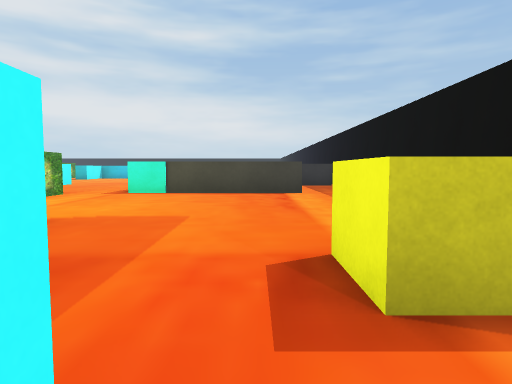
view 1 (above)

24 first-person views from a walk through a Unity game level. The camera is 0.61 m above the floor, tilts 4° down and sees 75° across. The floor is counted in squares, 1 m on a side. Each view is taken from the middle of a square. On the plan, view 1 faces up. The plan holds only what a view shows up to about 10 squares ahead; the rest is blank. The player is left out.

view 2
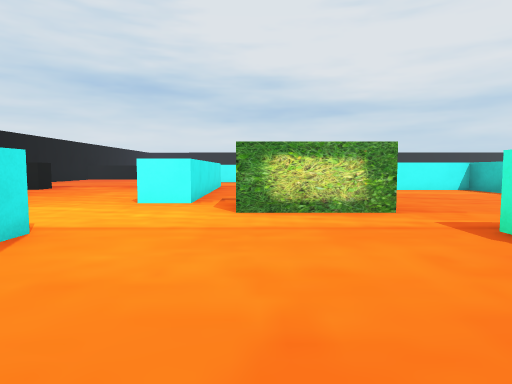

view 3
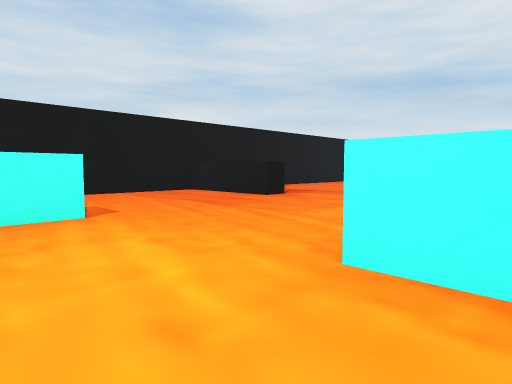

view 4
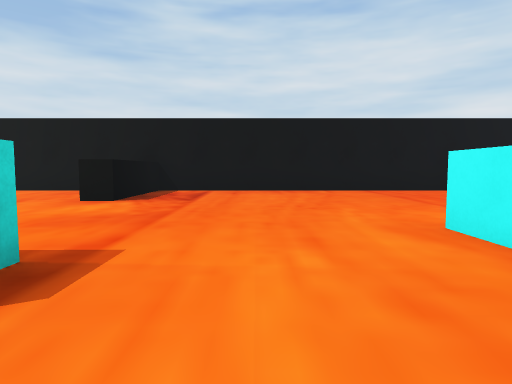

view 5
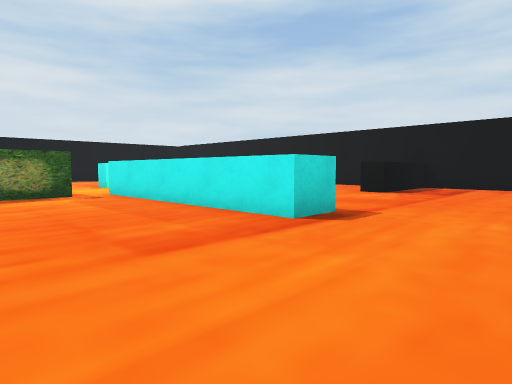

view 6
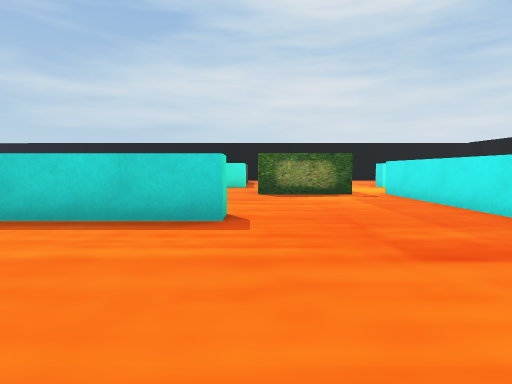

view 7
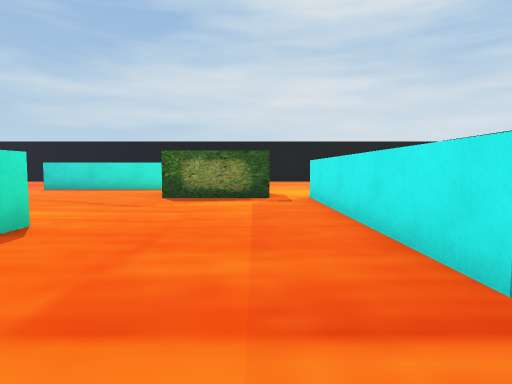

view 8
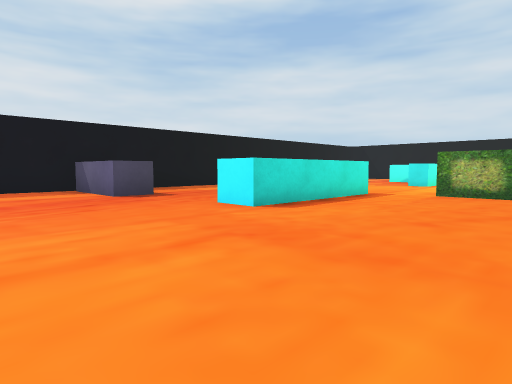

view 9
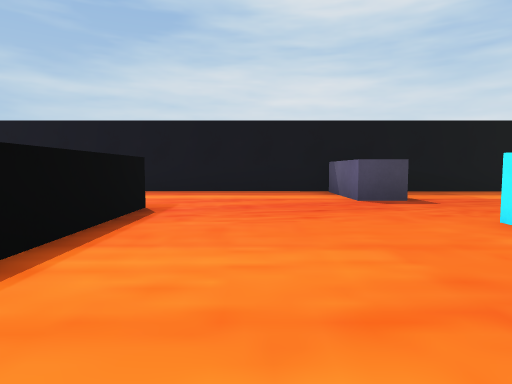

view 10
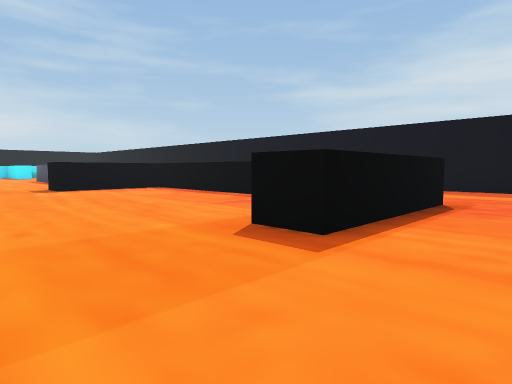

view 11
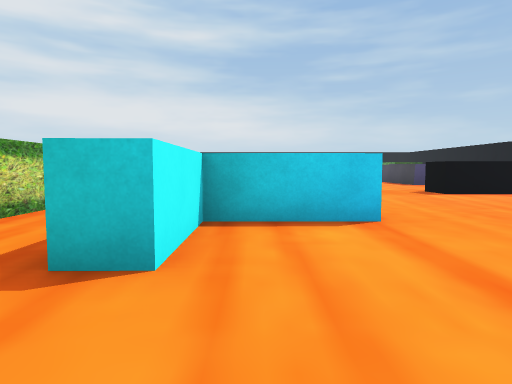

view 12
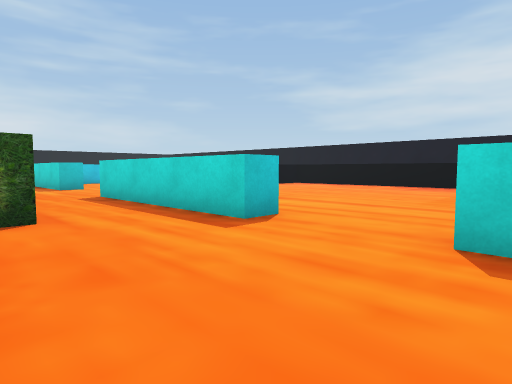

view 13
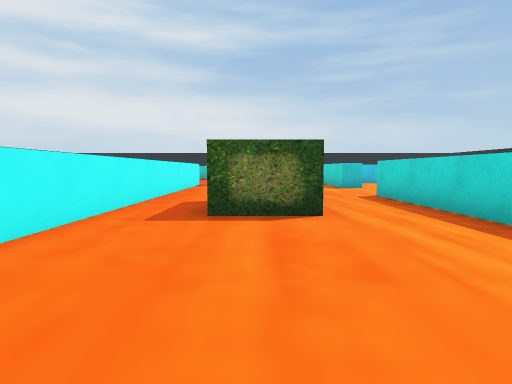

view 14
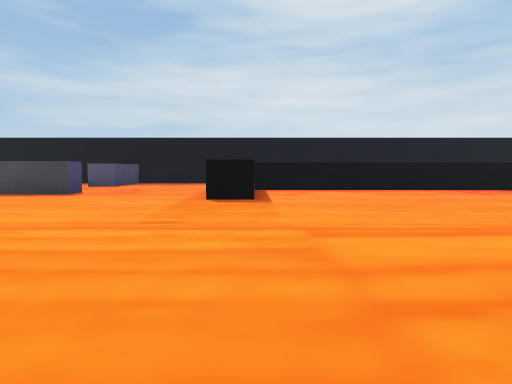

view 15
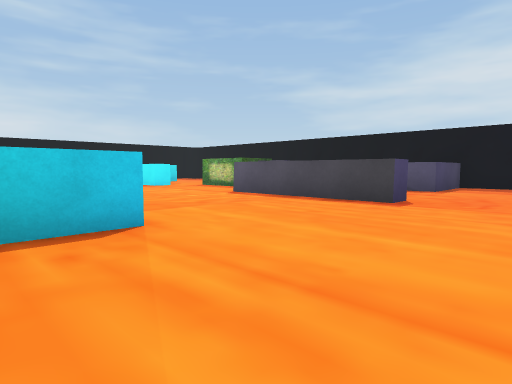

view 16
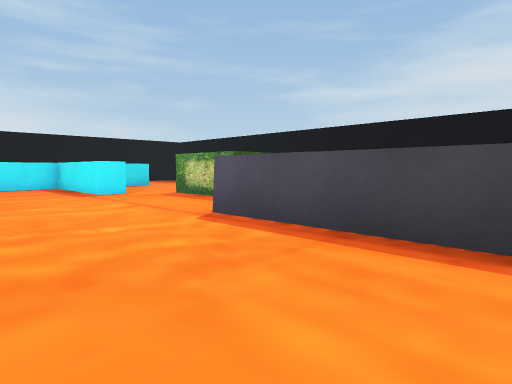

view 17
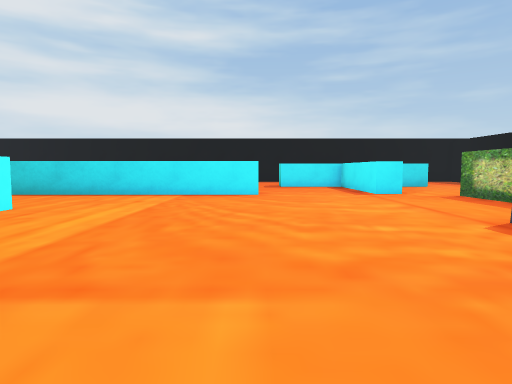

view 18
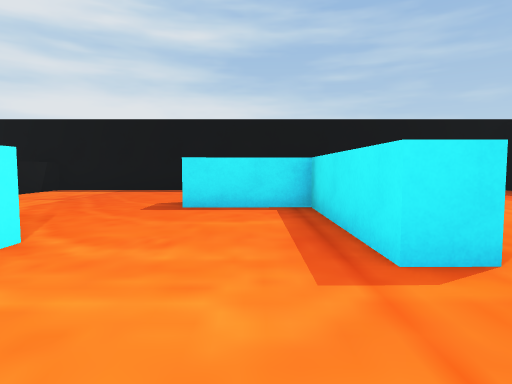

view 19
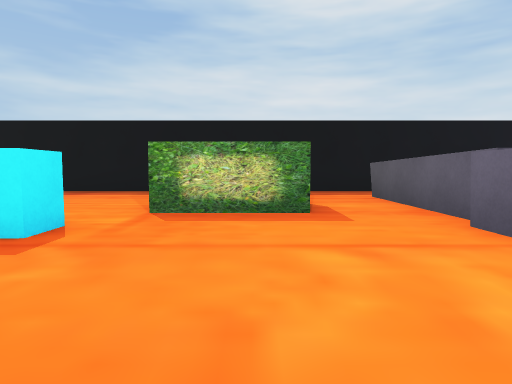

view 20
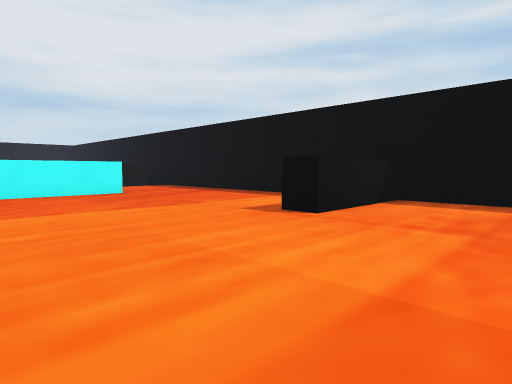

view 21
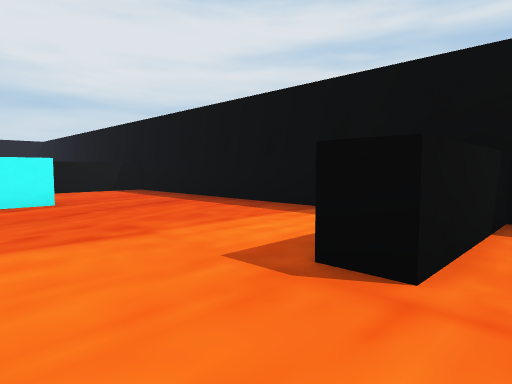

view 22
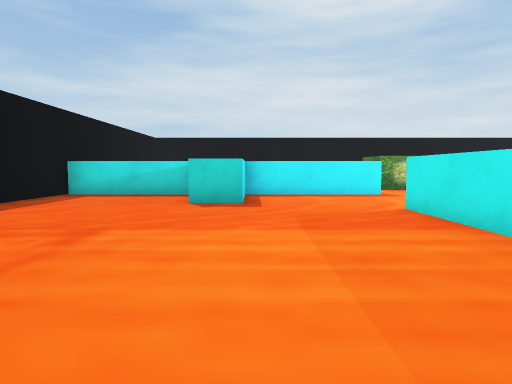

view 23
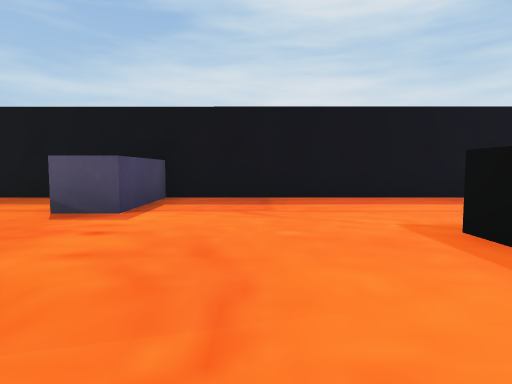

view 24
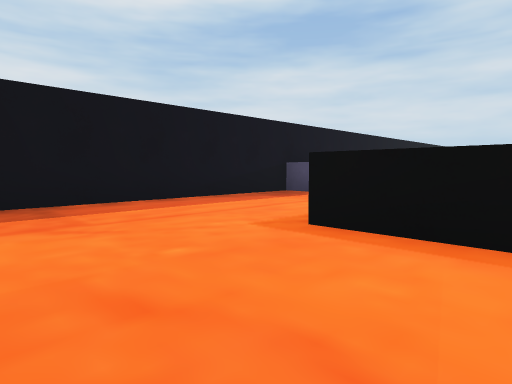

### Floor plan
Points are (right, up) in squares from view 1. A wall is a line through its corners. A room is listed if a view was taken in it or the views show most of it. See-through windows are left out.
Room 1 (views 1, 2, 3, 4, 5, 6, 7, 8, 9, 10, 11, 15, 16, 17, 18, 19, 23, 24)
walls: (-8.2, 12.1) (-9.4, 12.1) (-9.4, 10); (-9.5, 8.5) (-10.1, 8.5) (-10.1, 11); (-11.5, 3.8) (-11.5, 4.8) (-5.9, 4.8) (-5.9, 3.9); (-7.5, 20.8) (-9.5, 20.8) (-9.5, 19) (-10.2, 19); (-15, 3.6) (-15, 2.6); (-1.4, 17.6) (-1.5, 25.1); (-0.7, 16.7) (-4.4, 16.7) (-4.4, 17.7); (0.3, 12) (0.3, 13.1) (2.8, 13.1); (-3.2, 3.9) (-2.7, 3.9); (-5.4, 0.6) (-4.6, 0.6); (1.2, 8.4) (-3.2, 8.4) (-3.2, 12.2) (-2.1, 12.2); (-2.8, 25) (-4.5, 25) (-4.5, 26); (3, 12.6) (3, 18.1); (-2.7, 26) (-0.8, 26); (-10.3, -3.4) (-10.3, -0.3) (-9.7, -0.3) (-9.6, -3.4); (3, 8.3) (3, 11); (-18.4, -3.3) (-6.2, -3.3); (2.2, 21.7) (3.1, 21.7); (3.1, 21.3) (3.1, 29.9) (0.5, 29.9) (0.5, 30.9); (-7.2, 30.3) (-8.6, 30.3); (3, 4) (3, 5.8); (-2.4, 29.5) (-3.1, 29.4) (-3.1, 33.5) (1.5, 33.6); (3.1, 32.3) (3.1, 34.6); (-5.9, 37.8) (-10.5, 37.8); (-2.4, 38) (-3.1, 38); (3.1, 38.8) (3.1, 41.3)
ways out: opening at (-10, 17.5) to room 2; opening at (-10, 36.5) to room 2; opening at (-9, 25) to room 2; opening at (-4.5, 38) to room 2; opening at (1, 31.5); opening at (2, 33)
objects: other object (-18, 21) to (-18, 22); other object (-6, 6) to (-5, 8); other object (-1, 36) to (0, 37); other object (1, 2)
Room 2 (views 12, 13, 14, 20, 21, 22)
walls: (-10.5, 37.8) (-11.7, 37.8); (-15.1, 26) (-15.1, 18.6); (-15.2, 42.6) (-15.2, 40.1); (-8.1, 38.7) (-5.9, 38.7); (-9.5, 26.6) (-10.2, 26.6) (-10.2, 27.5); (-18.3, 45.6) (-18.3, 43.2); (-12.1, 45.5) (-18.6, 45.5); (-9.6, 45.6) (-9.6, 42.8) (-10.3, 42.8); (-3.1, 38) (-3.1, 41.3) (-5.2, 41.2) (-5.2, 42.2); (-10.2, 19) (-10.2, 23.6); (-3.1, 42.5) (-3.2, 45.5); (-10.2, 16.2) (-10.2, 16.7); (-2.2, 45.5) (-10.6, 45.5)
ways out: opening at (-10, 17.5) to room 1; opening at (-10, 36.5) to room 1; opening at (-9, 25) to room 1; opening at (-4.5, 38) to room 1
objects: other object (-13, 21) to (-13, 22)

Where each view was taken, in squares from view 1:
view 1: 0 up, 0 right, facing up
view 2: 6 up, 0 right, facing left
view 3: 5 up, 4 left, facing down-left
view 4: 6 up, 13 left, facing down
view 5: 8 up, 14 left, facing down-right
view 6: 8 up, 14 left, facing right
view 7: 6 up, 13 left, facing right
view 8: 16 up, 7 left, facing down-right
view 9: 15 up, 6 left, facing right
view 10: 15 up, 7 left, facing up-right
view 11: 17 up, 9 left, facing up
view 12: 16 up, 13 left, facing up-right
view 13: 16 up, 13 left, facing up
view 14: 25 up, 11 left, facing right
view 15: 27 up, 9 left, facing up-right
view 16: 30 up, 6 left, facing up-right
view 17: 30 up, 6 left, facing up
view 18: 36 up, 4 left, facing up
view 19: 36 up, 6 left, facing right
view 20: 39 up, 7 left, facing up-left
view 21: 41 up, 9 left, facing up-left
view 22: 41 up, 11 left, facing right
view 23: 28 up, 4 left, facing right
view 24: 29 up, 3 left, facing down-right
